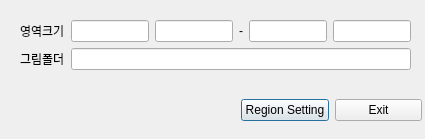
<?xml version="1.0" encoding="UTF-8"?>
<ui version="4.0">
 <class>dialog</class>
 <widget class="QDialog" name="dialog">
  <property name="geometry">
   <rect>
    <x>0</x>
    <y>0</y>
    <width>425</width>
    <height>139</height>
   </rect>
  </property>
  <property name="windowTitle">
   <string>tutorial macro</string>
  </property>
  <widget class="QWidget" name="formLayoutWidget">
   <property name="geometry">
    <rect>
     <x>20</x>
     <y>20</y>
     <width>391</width>
     <height>61</height>
    </rect>
   </property>
   <layout class="QFormLayout" name="formLayout">
    <item row="1" column="0">
     <widget class="QLabel" name="label">
      <property name="text">
       <string>영역크기</string>
      </property>
     </widget>
    </item>
    <item row="1" column="1">
     <layout class="QHBoxLayout" name="horizontalLayout">
      <item>
       <widget class="QLineEdit" name="lineEdit_2"/>
      </item>
      <item>
       <widget class="QLineEdit" name="lineEdit_4"/>
      </item>
      <item>
       <widget class="QLabel" name="label_3">
        <property name="text">
         <string>-</string>
        </property>
       </widget>
      </item>
      <item>
       <widget class="QLineEdit" name="lineEdit_3"/>
      </item>
      <item>
       <widget class="QLineEdit" name="lineEdit"/>
      </item>
     </layout>
    </item>
    <item row="2" column="0">
     <widget class="QLabel" name="label_2">
      <property name="text">
       <string>그림폴더</string>
      </property>
     </widget>
    </item>
    <item row="2" column="1">
     <widget class="QLineEdit" name="lineEdit_5"/>
    </item>
   </layout>
  </widget>
  <widget class="QWidget" name="horizontalLayoutWidget">
   <property name="geometry">
    <rect>
     <x>241</x>
     <y>90</y>
     <width>181</width>
     <height>41</height>
    </rect>
   </property>
   <layout class="QHBoxLayout" name="horizontalLayout_2">
    <item>
     <widget class="QPushButton" name="pushButton_2">
      <property name="text">
       <string>Region Setting</string>
      </property>
     </widget>
    </item>
    <item>
     <widget class="QPushButton" name="pushButton">
      <property name="text">
       <string>Exit</string>
      </property>
     </widget>
    </item>
   </layout>
  </widget>
 </widget>
 <resources/>
 <connections>
  <connection>
   <sender>pushButton</sender>
   <signal>clicked()</signal>
   <receiver>dialog</receiver>
   <slot>accept()</slot>
   <hints>
    <hint type="sourcelabel">
     <x>371</x>
     <y>118</y>
    </hint>
    <hint type="destinationlabel">
     <x>376</x>
     <y>141</y>
    </hint>
   </hints>
  </connection>
  <connection>
   <sender>pushButton_2</sender>
   <signal>clicked()</signal>
   <receiver>dialog</receiver>
   <slot>setting()</slot>
   <hints>
    <hint type="sourcelabel">
     <x>292</x>
     <y>114</y>
    </hint>
    <hint type="destinationlabel">
     <x>295</x>
     <y>142</y>
    </hint>
   </hints>
  </connection>
 </connections>
 <slots>
  <slot>setting()</slot>
 </slots>
</ui>
